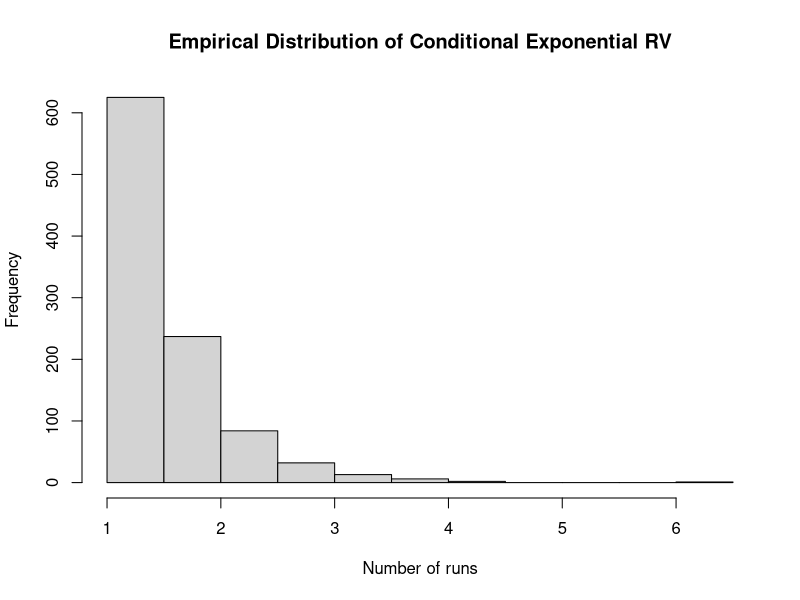
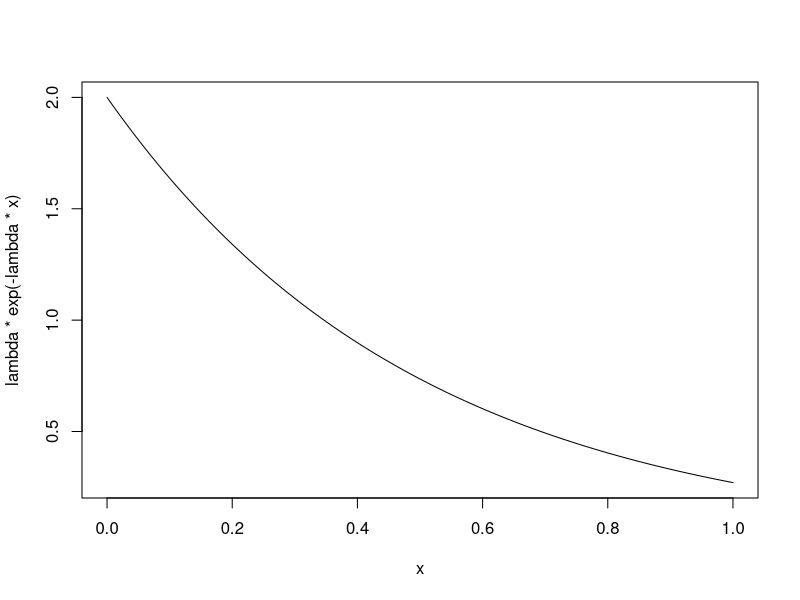
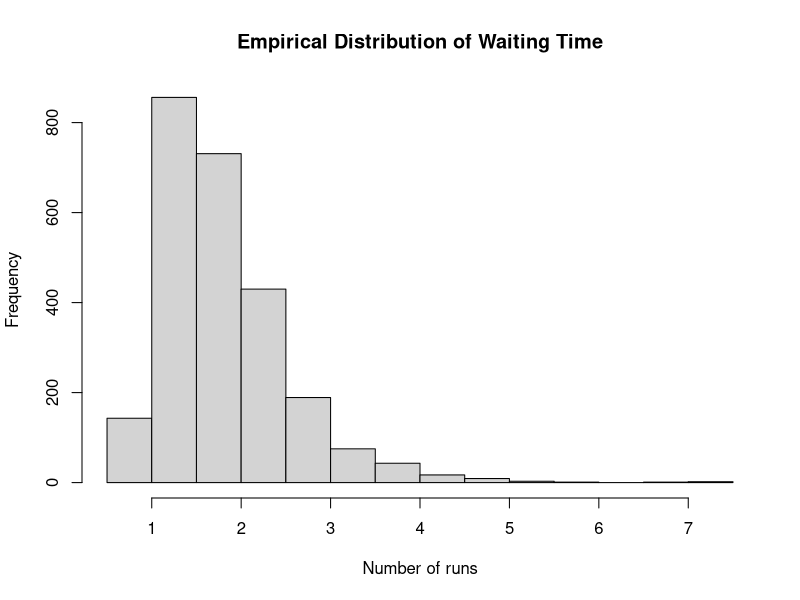

Recreate these plots in R, in order.
set.seed(99999)

#repeat the followoing until you have 1000 conditioned exponential rvs.
NTrials = 1000
MyResult = rep(0,NTrials)
for(i in 1:NTrials) {
    u<-runif(1,0,1)
    y<-1
    lambda<-2
    ConditionedExpRV<- (-1/lambda)*log(u)
    while (ConditionedExpRV < y){
      u<-runif(1,0,1)
      ConditionedExpRV<- (-1/lambda)*log(u)
    }
    MyResult[i] = ConditionedExpRV
}
#Store the value of ConditionedExpRV

hist(MyResult, main="Empirical Distribution of Conditional Exponential RV",xlab="Number of runs")
curve(lambda*exp(-lambda*x))



#### bus schedule
NumberOfBus = 100
NumberOfPerson = 50
NumberOfTrial = 2500
lambda<-0.5
MyResult = rep(0,NumberOfTrial)
for(k in 1:NumberOfTrial){
    MyBus = rep(0,NumberOfBus)
    MyPerson = sample(1:24,NumberOfPerson,replace=T)
    MyWaitingTime = rep(0,NumberOfPerson)
    u<-runif(1,0,1)
    MyBus[1] = (-1/lambda)*log(u)
    for(i in 2:NumberOfBus){
       u<-runif(1,0,1)
       MyBus[i] = (-1/lambda)*log(u) + MyBus[i-1]
    }
    MyDayBus = MyBus[MyBus<=24]
    for(j in 1:NumberOfPerson){
        if(length(MyDayBus[MyDayBus>MyPerson[j]])==0){
            MyValue = 24
        }else{
            MyValue = MyDayBus[MyDayBus>MyPerson[j]][1]
        }
        MyWaitingTime[j] = MyValue - MyPerson[j]
    }
    MyResult[k] = mean(MyWaitingTime)
}
MyHist=hist(MyResult, main="Empirical Distribution of Waiting Time",xlab="Number of runs")
